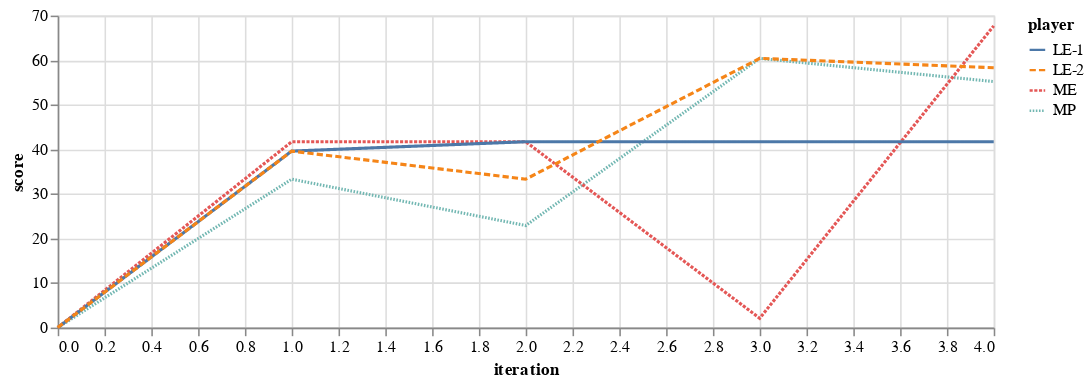

Write notebook code for a chart like this one.
### Markdown cell above
## L16-42872936 - Four iterations

### Code cell
#collapse-hide
dtit = pd.read_csv("/home/rubens/papers_briefing/csvs/testeIterationGreed.csv")
dtit.head()
alt.Chart(dtit).mark_line().encode(
    x='iteration',
    y='score',
    color='player',
    strokeDash='player',
).properties(
    width=600,
    height=200
)

### Figure 1 — Vega-Lite specification as saved in the notebook (floating-point values rounded to 4 significant figures)
{"config": {"view": {"continuousWidth": 400, "continuousHeight": 300}}, "data": {"name": "data-55241513d184f5a269927ace1c97b28c"}, "mark": "line", "encoding": {"color": {"type": "nominal", "field": "player"}, "strokeDash": {"type": "nominal", "field": "player"}, "x": {"type": "quantitative", "field": "iteration"}, "y": {"type": "quantitative", "field": "score"}}, "height": 200, "width": 600, "$schema": "https://vega.github.io/schema/vega-lite/v4.8.1.json", "datasets": {"data-55241513d184f5a269927ace1c97b28c": [{"player": "MP", "iteration": 0.0, "score": 0.0}, {"player": "ME", "iteration": 0.0, "score": 0.0}, {"player": "LE-1", "iteration": 0.0, "score": 0.0}, {"player": "LE-2", "iteration": 0.0, "score": 0.0}, {"player": "MP", "iteration": 1.0, "score": 33.3}, {"player": "ME", "iteration": 1.0, "score": 41.7}, {"player": "LE-1", "iteration": 1.0, "score": 39.6}, {"player": "LE-2", "iteration": 1.0, "score": 39.6}, {"player": "MP", "iteration": 2.0, "score": 22.9}, {"player": "ME", "iteration": 2.0, "score": 41.7}, {"player": "LE-1", "iteration": 2.0, "score": 41.7}, {"player": "LE-2", "iteration": 2.0, "score": 33.3}, {"player": "MP", "iteration": 3.0, "score": 60.4}, {"player": "ME", "iteration": 3.0, "score": 2.1}, {"player": "LE-1", "iteration": 3.0, "score": 41.7}, {"player": "LE-2", "iteration": 3.0, "score": 60.4}, {"player": "MP", "iteration": 4.0, "score": 55.2}, {"player": "ME", "iteration": 4.0, "score": 67.7}, {"player": "LE-1", "iteration": 4.0, "score": 41.7}, {"player": "LE-2", "iteration": 4.0, "score": 58.3}]}}
